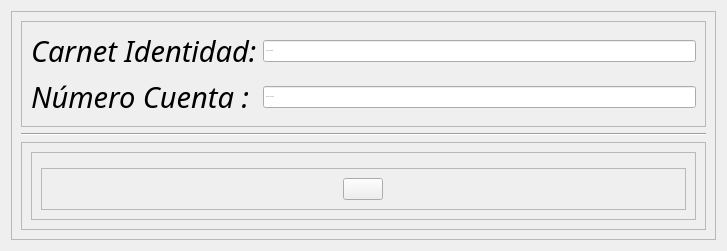
                  <widget class="QWidget" name="pagina_obtener_saldo">
                   <layout class="QVBoxLayout" name="verticalLayout_21">
                    <item>
                     <widget class="QFrame" name="frame_12">
                      <property name="frameShape">
                       <enum>QFrame::StyledPanel</enum>
                      </property>
                      <property name="frameShadow">
                       <enum>QFrame::Raised</enum>
                      </property>
                      <layout class="QVBoxLayout" name="verticalLayout_16">
                       <item>
                        <widget class="QFrame" name="frame_13">
                         <property name="frameShape">
                          <enum>QFrame::StyledPanel</enum>
                         </property>
                         <property name="frameShadow">
                          <enum>QFrame::Raised</enum>
                         </property>
                         <layout class="QVBoxLayout" name="verticalLayout_17">
                          <item>
                           <layout class="QVBoxLayout" name="verticalLayout_18">
                            <item>
                             <layout class="QHBoxLayout" name="horizontalLayout_17">
                              <item>
                               <widget class="QLabel" name="label_12">
                                <property name="font">
                                 <font>
                                  <family>Roboto Bk</family>
                                  <pointsize>22</pointsize>
                                  <weight>50</weight>
                                  <italic>true</italic>
                                  <bold>false</bold>
                                 </font>
                                </property>
                                <property name="cursor">
                                 <cursorShape>PointingHandCursor</cursorShape>
                                </property>
                                <property name="text">
                                 <string>Carnet Identidad:</string>
                                </property>
                               </widget>
                              </item>
                              <item>
                               <widget class="QLineEdit" name="tres_lineEdit_carnet">
                                <property name="font">
                                 <font>
                                  <pointsize>-1</pointsize>
                                 </font>
                                </property>
                                <property name="inputMask">
                                 <string/>
                                </property>
                                <property name="placeholderText">
                                 <string>Carnet Identidad :</string>
                                </property>
                                <property name="cursorMoveStyle">
                                 <enum>Qt::VisualMoveStyle</enum>
                                </property>
                               </widget>
                              </item>
                             </layout>
                            </item>
                            <item>
                             <layout class="QHBoxLayout" name="horizontalLayout_18">
                              <item>
                               <widget class="QLabel" name="label_18">
                                <property name="font">
                                 <font>
                                  <family>Roboto Bk</family>
                                  <pointsize>22</pointsize>
                                  <weight>50</weight>
                                  <italic>true</italic>
                                  <bold>false</bold>
                                 </font>
                                </property>
                                <property name="cursor">
                                 <cursorShape>PointingHandCursor</cursorShape>
                                </property>
                                <property name="text">
                                 <string>Número Cuenta : </string>
                                </property>
                               </widget>
                              </item>
                              <item>
                               <widget class="QLineEdit" name="tres_lineEdit_cuentas">
                                <property name="font">
                                 <font>
                                  <pointsize>-1</pointsize>
                                 </font>
                                </property>
                                <property name="inputMask">
                                 <string/>
                                </property>
                                <property name="placeholderText">
                                 <string>Número de cuenta :</string>
                                </property>
                                <property name="cursorMoveStyle">
                                 <enum>Qt::VisualMoveStyle</enum>
                                </property>
                               </widget>
                              </item>
                             </layout>
                            </item>
                           </layout>
                          </item>
                         </layout>
                        </widget>
                       </item>
                       <item>
                        <widget class="Line" name="line_2">
                         <property name="orientation">
                          <enum>Qt::Horizontal</enum>
                         </property>
                        </widget>
                       </item>
                       <item>
                        <widget class="QFrame" name="frame_14">
                         <property name="frameShape">
                          <enum>QFrame::StyledPanel</enum>
                         </property>
                         <property name="frameShadow">
                          <enum>QFrame::Raised</enum>
                         </property>
                         <layout class="QVBoxLayout" name="verticalLayout_19">
                          <item>
                           <widget class="QFrame" name="frame_15">
                            <property name="frameShape">
                             <enum>QFrame::StyledPanel</enum>
                            </property>
                            <property name="frameShadow">
                             <enum>QFrame::Raised</enum>
                            </property>
                            <layout class="QVBoxLayout" name="verticalLayout_20">
                             <item>
                              <widget class="QFrame" name="frame_16">
                               <property name="frameShape">
                                <enum>QFrame::StyledPanel</enum>
                               </property>
                               <property name="frameShadow">
                                <enum>QFrame::Raised</enum>
                               </property>
                              </widget>
                             </item>
                             <item>
                              <widget class="QFrame" name="frame_17">
                               <property name="frameShape">
                                <enum>QFrame::StyledPanel</enum>
                               </property>
                               <property name="frameShadow">
                                <enum>QFrame::Raised</enum>
                               </property>
                               <layout class="QHBoxLayout" name="horizontalLayout_19">
                                <item>
                                 <spacer name="horizontalSpacer_10">
                                  <property name="orientation">
                                   <enum>Qt::Horizontal</enum>
                                  </property>
                                  <property name="sizeHint" stdset="0">
                                   <size>
                                    <width>292</width>
                                    <height>20</height>
                                   </size>
                                  </property>
                                 </spacer>
                                </item>
                                <item>
                                 <widget class="QPushButton" name="pushButton_11">
                                  <property name="cursor">
                                   <cursorShape>PointingHandCursor</cursorShape>
                                  </property>
                                  <property name="text">
                                   <string/>
                                  </property>
                                  <property name="icon">
                                   <iconset resource="helpers.qrc">
                                    <normaloff>:/img (13).png</normaloff>:/img (13).png</iconset>
                                  </property>
                                  <property name="iconSize">
                                   <size>
                                    <width>70</width>
                                    <height>70</height>
                                   </size>
                                  </property>
                                 </widget>
                                </item>
                                <item>
                                 <spacer name="horizontalSpacer_11">
                                  <property name="orientation">
                                   <enum>Qt::Horizontal</enum>
                                  </property>
                                  <property name="sizeHint" stdset="0">
                                   <size>
                                    <width>293</width>
                                    <height>20</height>
                                   </size>
                                  </property>
                                 </spacer>
                                </item>
                               </layout>
                              </widget>
                             </item>
                            </layout>
                           </widget>
                          </item>
                         </layout>
                        </widget>
                       </item>
                      </layout>
                     </widget>
                    </item>
                   </layout>
                  </widget>
